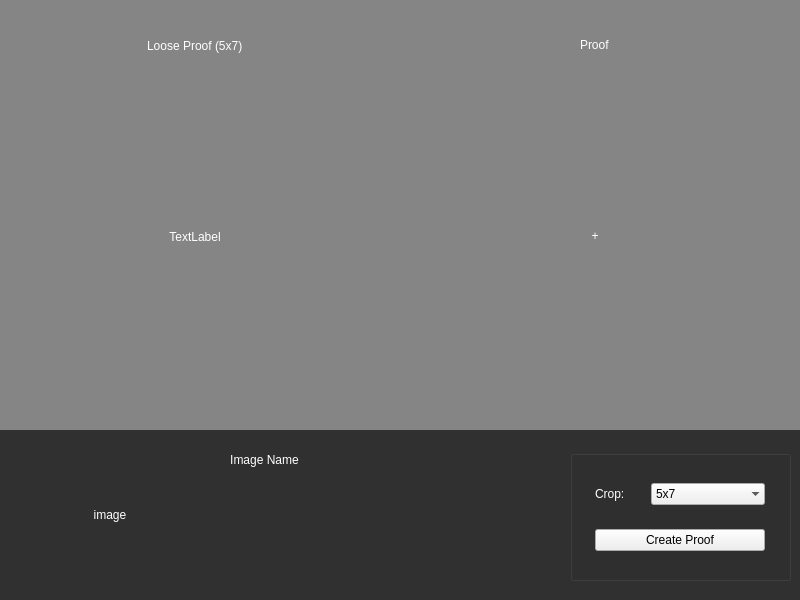
<?xml version="1.0" encoding="UTF-8"?>
<ui version="4.0" idbasedtr="false">
 <class>MainOverlay</class>
 <widget class="QWidget" name="MainOverlay">
  <property name="geometry">
   <rect>
    <x>0</x>
    <y>0</y>
    <width>800</width>
    <height>600</height>
   </rect>
  </property>
  <property name="sizePolicy">
   <sizepolicy hsizetype="Fixed" vsizetype="Fixed">
    <horstretch>0</horstretch>
    <verstretch>0</verstretch>
   </sizepolicy>
  </property>
  <property name="minimumSize">
   <size>
    <width>800</width>
    <height>600</height>
   </size>
  </property>
  <property name="maximumSize">
   <size>
    <width>800</width>
    <height>600</height>
   </size>
  </property>
  <property name="windowTitle">
   <string>Form</string>
  </property>
  <property name="styleSheet">
   <string notr="true">QFrame{
	border:none;
}

#proof_frame{
	background-color:rgba(27,27,27,0.5);
}

#info_frame{
	background-color:rgba(27,27,27,0.9);
}

QLabel[title=true]{
	font: 20px &quot;Montserrat&quot;;
}

QLabel{
	color:white;
	background-color:rgba(0,0,0,0);
	font:16px &quot;Lato&quot;;
}

QLabel[Image=true]{
	padding:3px;
}

QLabel[Image=true]:hover{
	border: 3px outset rgba(255,255,255,0.6);
	border-radius:5px;
}

QLabel[Image=false]{
	border: 3px outset rgba(255,255,255,0.3);
	border-radius: 5px;
	font: 30px;
	color: rgba(255,255,255,0.3);
}

QLabel[Image=false]:hover{
	border: 3px outset rgba(255,255,255,0.9);
	color: white;
}

QGroupBox[img_edit=true]{
	border: 1px solid rgba(255,255,255,0.3);
	border-radius:4px;
}

QPushButton[primary=true]{
	color:white;
	background-color:#1473e6;
	border-style:solid;
	border-width:2px;
	border-radius:14px;
	border-color:#1473e6;
	padding:6 18 6 18px;
	font:16pt &quot;Roboto&quot;;
}
</string>
  </property>
  <widget class="QFrame" name="proof_frame">
   <property name="geometry">
    <rect>
     <x>0</x>
     <y>0</y>
     <width>800</width>
     <height>430</height>
    </rect>
   </property>
   <property name="frameShape">
    <enum>QFrame::StyledPanel</enum>
   </property>
   <property name="frameShadow">
    <enum>QFrame::Raised</enum>
   </property>
   <widget class="QWidget" name="layoutWidget">
    <property name="geometry">
     <rect>
      <x>400</x>
      <y>30</y>
      <width>391</width>
      <height>383</height>
     </rect>
    </property>
    <layout class="QGridLayout" name="gridLayout_3">
     <item row="0" column="0" alignment="Qt::AlignHCenter">
      <widget class="QLabel" name="label_2">
       <property name="minimumSize">
        <size>
         <width>0</width>
         <height>25</height>
        </size>
       </property>
       <property name="maximumSize">
        <size>
         <width>200</width>
         <height>20</height>
        </size>
       </property>
       <property name="text">
        <string>Proof</string>
       </property>
       <property name="title" stdset="0">
        <bool>true</bool>
       </property>
      </widget>
     </item>
     <item row="1" column="0">
      <widget class="QLabel" name="proof">
       <property name="minimumSize">
        <size>
         <width>350</width>
         <height>350</height>
        </size>
       </property>
       <property name="maximumSize">
        <size>
         <width>350</width>
         <height>350</height>
        </size>
       </property>
       <property name="cursor">
        <cursorShape>PointingHandCursor</cursorShape>
       </property>
       <property name="toolTip">
        <string>Add a proof</string>
       </property>
       <property name="text">
        <string>+</string>
       </property>
       <property name="alignment">
        <set>Qt::AlignCenter</set>
       </property>
       <property name="Image" stdset="0">
        <bool>false</bool>
       </property>
      </widget>
     </item>
    </layout>
   </widget>
   <widget class="QWidget" name="layoutWidget">
    <property name="geometry">
     <rect>
      <x>10</x>
      <y>31</y>
      <width>371</width>
      <height>383</height>
     </rect>
    </property>
    <layout class="QGridLayout" name="gridLayout_2">
     <item row="0" column="0" alignment="Qt::AlignHCenter">
      <widget class="QLabel" name="loose_label">
       <property name="minimumSize">
        <size>
         <width>0</width>
         <height>25</height>
        </size>
       </property>
       <property name="maximumSize">
        <size>
         <width>200</width>
         <height>20</height>
        </size>
       </property>
       <property name="text">
        <string>Loose Proof (5x7)</string>
       </property>
       <property name="title" stdset="0">
        <bool>true</bool>
       </property>
      </widget>
     </item>
     <item row="1" column="0">
      <widget class="QLabel" name="loose_proof">
       <property name="minimumSize">
        <size>
         <width>350</width>
         <height>350</height>
        </size>
       </property>
       <property name="maximumSize">
        <size>
         <width>350</width>
         <height>350</height>
        </size>
       </property>
       <property name="cursor">
        <cursorShape>PointingHandCursor</cursorShape>
       </property>
       <property name="toolTip">
        <string>Open in Preview</string>
       </property>
       <property name="text">
        <string>TextLabel</string>
       </property>
       <property name="alignment">
        <set>Qt::AlignCenter</set>
       </property>
       <property name="Image" stdset="0">
        <bool>true</bool>
       </property>
      </widget>
     </item>
    </layout>
   </widget>
  </widget>
  <widget class="QFrame" name="info_frame">
   <property name="geometry">
    <rect>
     <x>0</x>
     <y>430</y>
     <width>800</width>
     <height>170</height>
    </rect>
   </property>
   <property name="frameShape">
    <enum>QFrame::StyledPanel</enum>
   </property>
   <property name="frameShadow">
    <enum>QFrame::Raised</enum>
   </property>
   <widget class="QLabel" name="image_name">
    <property name="geometry">
     <rect>
      <x>210</x>
      <y>20</y>
      <width>109</width>
      <height>19</height>
     </rect>
    </property>
    <property name="minimumSize">
     <size>
      <width>91</width>
      <height>19</height>
     </size>
    </property>
    <property name="maximumSize">
     <size>
      <width>109</width>
      <height>20</height>
     </size>
    </property>
    <property name="text">
     <string>Image Name</string>
    </property>
    <property name="alignment">
     <set>Qt::AlignCenter</set>
    </property>
   </widget>
   <widget class="QLabel" name="image">
    <property name="geometry">
     <rect>
      <x>10</x>
      <y>10</y>
      <width>200</width>
      <height>150</height>
     </rect>
    </property>
    <property name="minimumSize">
     <size>
      <width>200</width>
      <height>150</height>
     </size>
    </property>
    <property name="maximumSize">
     <size>
      <width>150</width>
      <height>150</height>
     </size>
    </property>
    <property name="text">
     <string>image</string>
    </property>
    <property name="alignment">
     <set>Qt::AlignCenter</set>
    </property>
   </widget>
   <widget class="QGroupBox" name="crop_box">
    <property name="enabled">
     <bool>true</bool>
    </property>
    <property name="geometry">
     <rect>
      <x>570</x>
      <y>20</y>
      <width>221</width>
      <height>131</height>
     </rect>
    </property>
    <property name="title">
     <string/>
    </property>
    <property name="img_edit" stdset="0">
     <bool>true</bool>
    </property>
    <layout class="QGridLayout" name="gridLayout">
     <item row="0" column="0">
      <layout class="QHBoxLayout" name="horizontalLayout">
       <item>
        <widget class="QLabel" name="label_3">
         <property name="minimumSize">
          <size>
           <width>0</width>
           <height>20</height>
          </size>
         </property>
         <property name="maximumSize">
          <size>
           <width>50</width>
           <height>16777215</height>
          </size>
         </property>
         <property name="text">
          <string>Crop:</string>
         </property>
        </widget>
       </item>
       <item>
        <widget class="QComboBox" name="crop">
         <property name="minimumSize">
          <size>
           <width>0</width>
           <height>22</height>
          </size>
         </property>
         <property name="frame">
          <bool>false</bool>
         </property>
         <item>
          <property name="text">
           <string>5x7</string>
          </property>
         </item>
         <item>
          <property name="text">
           <string>4x4</string>
          </property>
         </item>
         <item>
          <property name="text">
           <string>Photoshop</string>
          </property>
         </item>
         <item>
          <property name="text">
           <string>None</string>
          </property>
         </item>
        </widget>
       </item>
      </layout>
     </item>
     <item row="1" column="0">
      <widget class="QPushButton" name="create">
       <property name="maximumSize">
        <size>
         <width>170</width>
         <height>16777215</height>
        </size>
       </property>
       <property name="cursor">
        <cursorShape>PointingHandCursor</cursorShape>
       </property>
       <property name="text">
        <string>Create Proof</string>
       </property>
       <property name="primary" stdset="0">
        <bool>true</bool>
       </property>
      </widget>
     </item>
    </layout>
   </widget>
  </widget>
 </widget>
 <resources/>
 <connections/>
</ui>
